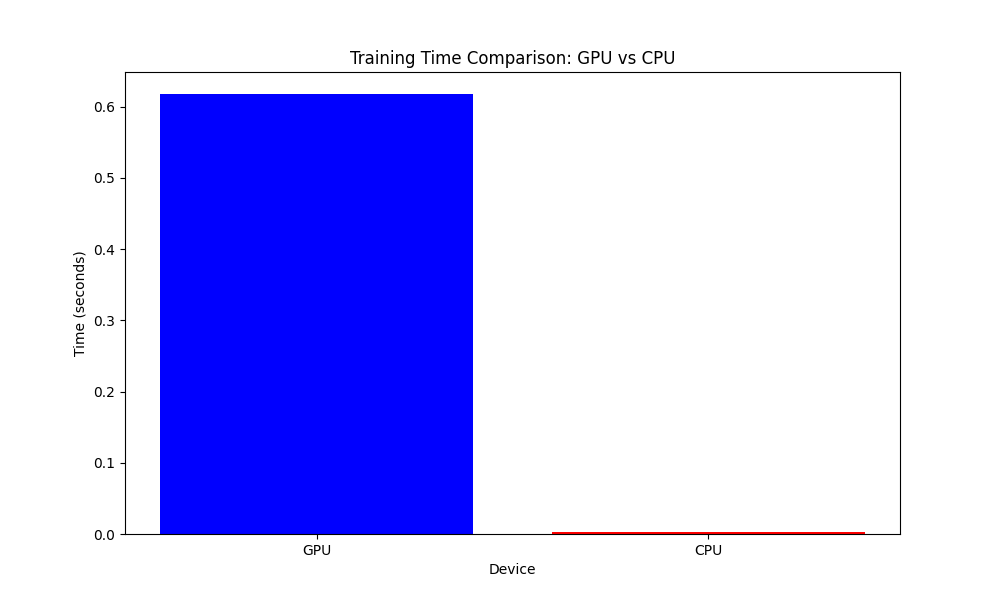

This chart was generated by the following Python code:
import pandas as pd
import numpy as np
import torch
import time
from sklearn.model_selection import train_test_split
from sklearn.linear_model import LinearRegression
from sklearn.metrics import mean_squared_error, r2_score
import matplotlib.pyplot as plt

# Check if GPU is available
device = torch.device('cuda' if torch.cuda.is_available() else 'cpu')
print(f"Using device: {device}")

# Load and preprocess data
print("Loading and preprocessing data...")
data = pd.read_csv('housing[1].csv')
data['ocean_proximity'] = data['ocean_proximity'].replace({'NEAR BAY': 1, 'INLAND': 0, '<1H OCEAN': 2, 'NEAR OCEAN': 3, 'ISLAND': 4})
data['ocean_proximity'] = data['ocean_proximity'].astype(float)
data = data.dropna()

# Prepare features and target
X = data[['median_income', 'households']]
y = data['median_house_value']

# Split the data
X_train, X_test, y_train, y_test = train_test_split(X, y, test_size=0.2, random_state=42)

# Function to measure execution time
def measure_time(func, *args, **kwargs):
    start_time = time.time()
    result = func(*args, **kwargs)
    end_time = time.time()
    return result, end_time - start_time

# Function to convert data to PyTorch tensors
def prepare_data_for_torch(X, y):
    X_tensor = torch.FloatTensor(X.values).to(device)
    y_tensor = torch.FloatTensor(y.values).to(device)
    return X_tensor, y_tensor

# GPU Linear Regression implementation
class GPULinearRegression:
    def __init__(self):
        self.weights = None
        self.bias = None
        
    def fit(self, X, y, learning_rate=0.01, epochs=1000):
        n_samples, n_features = X.shape
        self.weights = torch.zeros(n_features, 1, device=device, requires_grad=True)
        self.bias = torch.zeros(1, device=device, requires_grad=True)
        
        for _ in range(epochs):
            y_pred = torch.matmul(X, self.weights) + self.bias
            loss = torch.mean((y_pred - y.reshape(-1, 1)) ** 2)
            
            loss.backward()
            
            with torch.no_grad():
                self.weights -= learning_rate * self.weights.grad
                self.bias -= learning_rate * self.bias.grad
                
                self.weights.grad.zero_()
                self.bias.grad.zero_()
    
    def predict(self, X):
        return torch.matmul(X, self.weights) + self.bias

# Prepare data for GPU
print("Preparing data for GPU...")
X_train_gpu, y_train_gpu = prepare_data_for_torch(X_train, y_train)
X_test_gpu, y_test_gpu = prepare_data_for_torch(X_test, y_test)

# Initialize models
gpu_model = GPULinearRegression()
cpu_model = LinearRegression()

# Train and measure time for GPU model
print("Training GPU model...")
gpu_result, gpu_time = measure_time(gpu_model.fit, X_train_gpu, y_train_gpu)
print(f"GPU Training time: {gpu_time:.4f} seconds")

# Train and measure time for CPU model
print("Training CPU model...")
cpu_result, cpu_time = measure_time(cpu_model.fit, X_train, y_train)
print(f"CPU Training time: {cpu_time:.4f} seconds")

# Make predictions
print("Making predictions...")
gpu_predictions = gpu_model.predict(X_test_gpu).cpu().detach().numpy()
cpu_predictions = cpu_model.predict(X_test)

# Calculate metrics
gpu_mse = mean_squared_error(y_test, gpu_predictions)
cpu_mse = mean_squared_error(y_test, cpu_predictions)

gpu_r2 = r2_score(y_test, gpu_predictions)
cpu_r2 = r2_score(y_test, cpu_predictions)

print(f"\nGPU Model MSE: {gpu_mse:.2f}, R2 Score: {gpu_r2:.4f}")
print(f"CPU Model MSE: {cpu_mse:.2f}, R2 Score: {cpu_r2:.4f}")

# Visualize the performance comparison
times = [gpu_time, cpu_time]
labels = ['GPU', 'CPU']

plt.figure(figsize=(10, 6))
plt.bar(labels, times, color=['blue', 'red'])
plt.title('Training Time Comparison: GPU vs CPU')
plt.ylabel('Time (seconds)')
plt.xlabel('Device')
plt.savefig('gpu_cpu_comparison.png')
plt.show() 